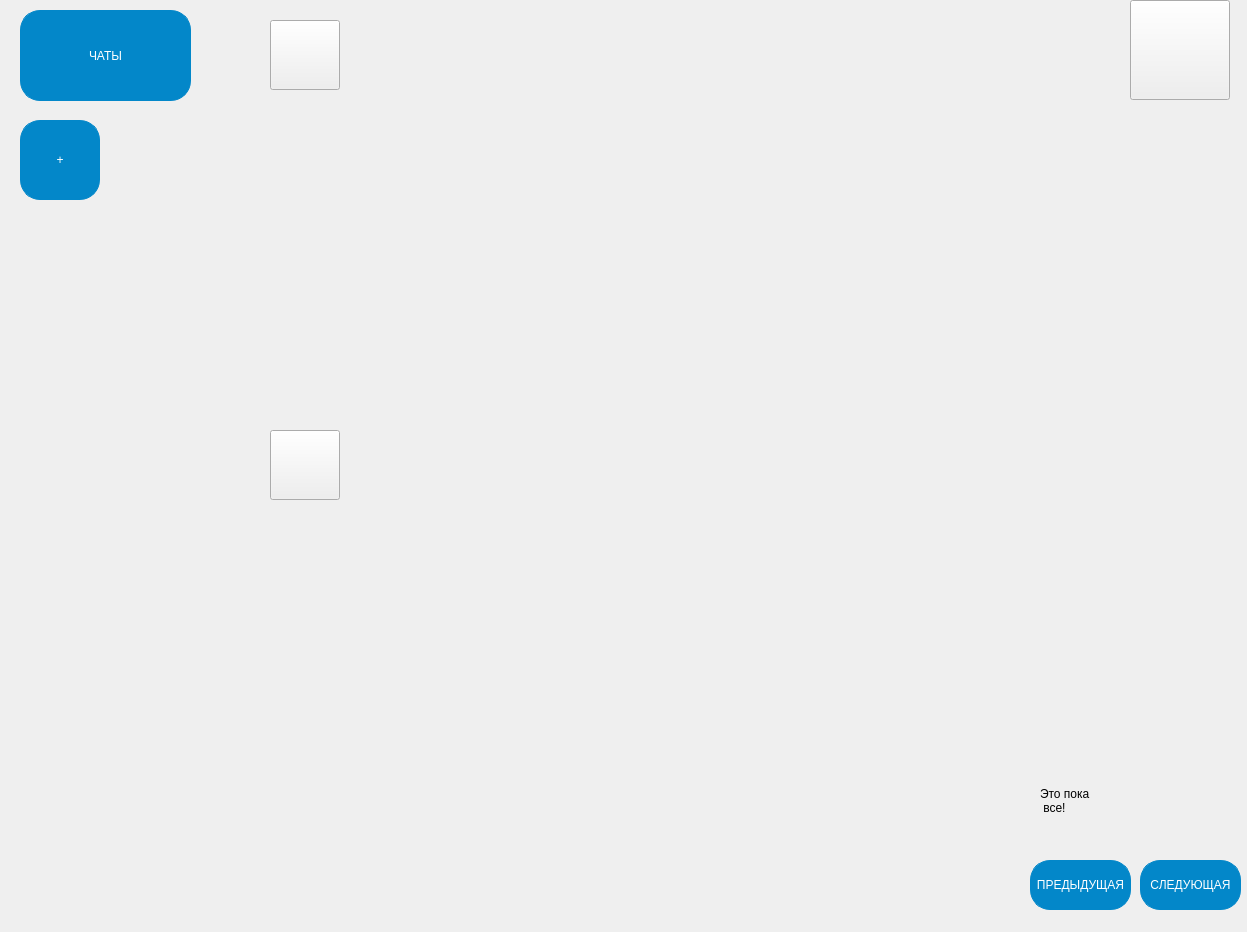
<?xml version="1.0" encoding="UTF-8"?>
<ui version="4.0">
 <class>MainWindow</class>
 <widget class="QMainWindow" name="MainWindow">
  <property name="geometry">
   <rect>
    <x>0</x>
    <y>0</y>
    <width>1247</width>
    <height>932</height>
   </rect>
  </property>
  <property name="minimumSize">
   <size>
    <width>1247</width>
    <height>932</height>
   </size>
  </property>
  <property name="maximumSize">
   <size>
    <width>1247</width>
    <height>932</height>
   </size>
  </property>
  <property name="mouseTracking">
   <bool>true</bool>
  </property>
  <property name="windowTitle">
   <string>Главная</string>
  </property>
  <widget class="QWidget" name="centralwidget">
   <widget class="QPushButton" name="chat_btn">
    <property name="geometry">
     <rect>
      <x>20</x>
      <y>10</y>
      <width>171</width>
      <height>91</height>
     </rect>
    </property>
    <property name="cursor">
     <cursorShape>PointingHandCursor</cursorShape>
    </property>
    <property name="styleSheet">
     <string notr="true">font: 12px &quot;Comfortaa&quot;;
background-color: rgb(3, 135, 201);
color: rgb(255, 255, 255);
border: 1px solid rgb(3, 135, 201);
border-radius: 20px;</string>
    </property>
    <property name="text">
     <string>ЧАТЫ</string>
    </property>
   </widget>
   <widget class="QPushButton" name="acc_btn">
    <property name="geometry">
     <rect>
      <x>1130</x>
      <y>0</y>
      <width>100</width>
      <height>100</height>
     </rect>
    </property>
    <property name="minimumSize">
     <size>
      <width>100</width>
      <height>100</height>
     </size>
    </property>
    <property name="maximumSize">
     <size>
      <width>100</width>
      <height>100</height>
     </size>
    </property>
    <property name="styleSheet">
     <string notr="true"/>
    </property>
    <property name="text">
     <string/>
    </property>
   </widget>
   <widget class="QLabel" name="username_label">
    <property name="geometry">
     <rect>
      <x>1140</x>
      <y>140</y>
      <width>101</width>
      <height>61</height>
     </rect>
    </property>
    <property name="toolTip">
     <string>&lt;html&gt;&lt;head/&gt;&lt;body&gt;&lt;p align=&quot;right&quot;&gt;&lt;br/&gt;&lt;/p&gt;&lt;/body&gt;&lt;/html&gt;</string>
    </property>
    <property name="whatsThis">
     <string>&lt;html&gt;&lt;head/&gt;&lt;body&gt;&lt;p align=&quot;right&quot;&gt;&lt;br/&gt;&lt;/p&gt;&lt;/body&gt;&lt;/html&gt;</string>
    </property>
    <property name="styleSheet">
     <string notr="true">font: 20px &quot;Comfortaa&quot;;</string>
    </property>
    <property name="text">
     <string/>
    </property>
   </widget>
   <widget class="QLabel" name="pic1">
    <property name="geometry">
     <rect>
      <x>460</x>
      <y>10</y>
      <width>531</width>
      <height>321</height>
     </rect>
    </property>
    <property name="text">
     <string/>
    </property>
   </widget>
   <widget class="QLabel" name="pic2">
    <property name="geometry">
     <rect>
      <x>470</x>
      <y>440</y>
      <width>531</width>
      <height>321</height>
     </rect>
    </property>
    <property name="text">
     <string/>
    </property>
   </widget>
   <widget class="QLabel" name="name_1">
    <property name="geometry">
     <rect>
      <x>270</x>
      <y>100</y>
      <width>111</width>
      <height>31</height>
     </rect>
    </property>
    <property name="text">
     <string/>
    </property>
   </widget>
   <widget class="QLabel" name="name_2">
    <property name="geometry">
     <rect>
      <x>270</x>
      <y>532</y>
      <width>111</width>
      <height>31</height>
     </rect>
    </property>
    <property name="styleSheet">
     <string notr="true">font: 12px &quot;Comfortaa&quot;;</string>
    </property>
    <property name="text">
     <string/>
    </property>
   </widget>
   <widget class="QPushButton" name="next">
    <property name="geometry">
     <rect>
      <x>1140</x>
      <y>860</y>
      <width>101</width>
      <height>50</height>
     </rect>
    </property>
    <property name="styleSheet">
     <string notr="true">font: 12px &quot;Comfortaa&quot;;
background-color: rgb(3, 135, 201);
color: rgb(255, 255, 255);
border: 1px solid rgb(3, 135, 201);
border-radius: 20px;</string>
    </property>
    <property name="text">
     <string>СЛЕДУЮЩАЯ</string>
    </property>
   </widget>
   <widget class="QPushButton" name="prev">
    <property name="geometry">
     <rect>
      <x>1030</x>
      <y>860</y>
      <width>101</width>
      <height>50</height>
     </rect>
    </property>
    <property name="styleSheet">
     <string notr="true">font: 12px &quot;Comfortaa&quot;;
background-color: rgb(3, 135, 201);
color: rgb(255, 255, 255);
border: 1px solid rgb(3, 135, 201);
border-radius: 20px;</string>
    </property>
    <property name="text">
     <string>ПРЕДЫДУЩАЯ</string>
    </property>
   </widget>
   <widget class="QLabel" name="comment_label1">
    <property name="geometry">
     <rect>
      <x>460</x>
      <y>360</y>
      <width>400</width>
      <height>25</height>
     </rect>
    </property>
    <property name="styleSheet">
     <string notr="true">font: 12px &quot;Comfortaa&quot;;</string>
    </property>
    <property name="text">
     <string/>
    </property>
   </widget>
   <widget class="QPushButton" name="author_2">
    <property name="geometry">
     <rect>
      <x>270</x>
      <y>430</y>
      <width>70</width>
      <height>70</height>
     </rect>
    </property>
    <property name="cursor">
     <cursorShape>PointingHandCursor</cursorShape>
    </property>
    <property name="text">
     <string/>
    </property>
   </widget>
   <widget class="QPushButton" name="author_1">
    <property name="geometry">
     <rect>
      <x>270</x>
      <y>20</y>
      <width>70</width>
      <height>70</height>
     </rect>
    </property>
    <property name="text">
     <string/>
    </property>
   </widget>
   <widget class="QLabel" name="comment_label2">
    <property name="geometry">
     <rect>
      <x>470</x>
      <y>820</y>
      <width>400</width>
      <height>25</height>
     </rect>
    </property>
    <property name="styleSheet">
     <string notr="true">font: 12px &quot;Comfortaa&quot;;</string>
    </property>
    <property name="text">
     <string/>
    </property>
   </widget>
   <widget class="QPushButton" name="add_pic">
    <property name="geometry">
     <rect>
      <x>20</x>
      <y>120</y>
      <width>80</width>
      <height>80</height>
     </rect>
    </property>
    <property name="styleSheet">
     <string notr="true">font: 12px &quot;Comfortaa&quot;;
background-color: rgb(3, 135, 201);
color: rgb(255, 255, 255);
border: 1px solid rgb(3, 135, 201);
border-radius: 20px;</string>
    </property>
    <property name="text">
     <string>+</string>
    </property>
   </widget>
   <widget class="QLabel" name="error_label">
    <property name="geometry">
     <rect>
      <x>1040</x>
      <y>760</y>
      <width>191</width>
      <height>81</height>
     </rect>
    </property>
    <property name="styleSheet">
     <string notr="true">font: 18pt &quot;Comfortaa&quot;;</string>
    </property>
    <property name="text">
     <string>Это пока
 все!</string>
    </property>
   </widget>
  </widget>
 </widget>
 <resources/>
 <connections/>
</ui>
